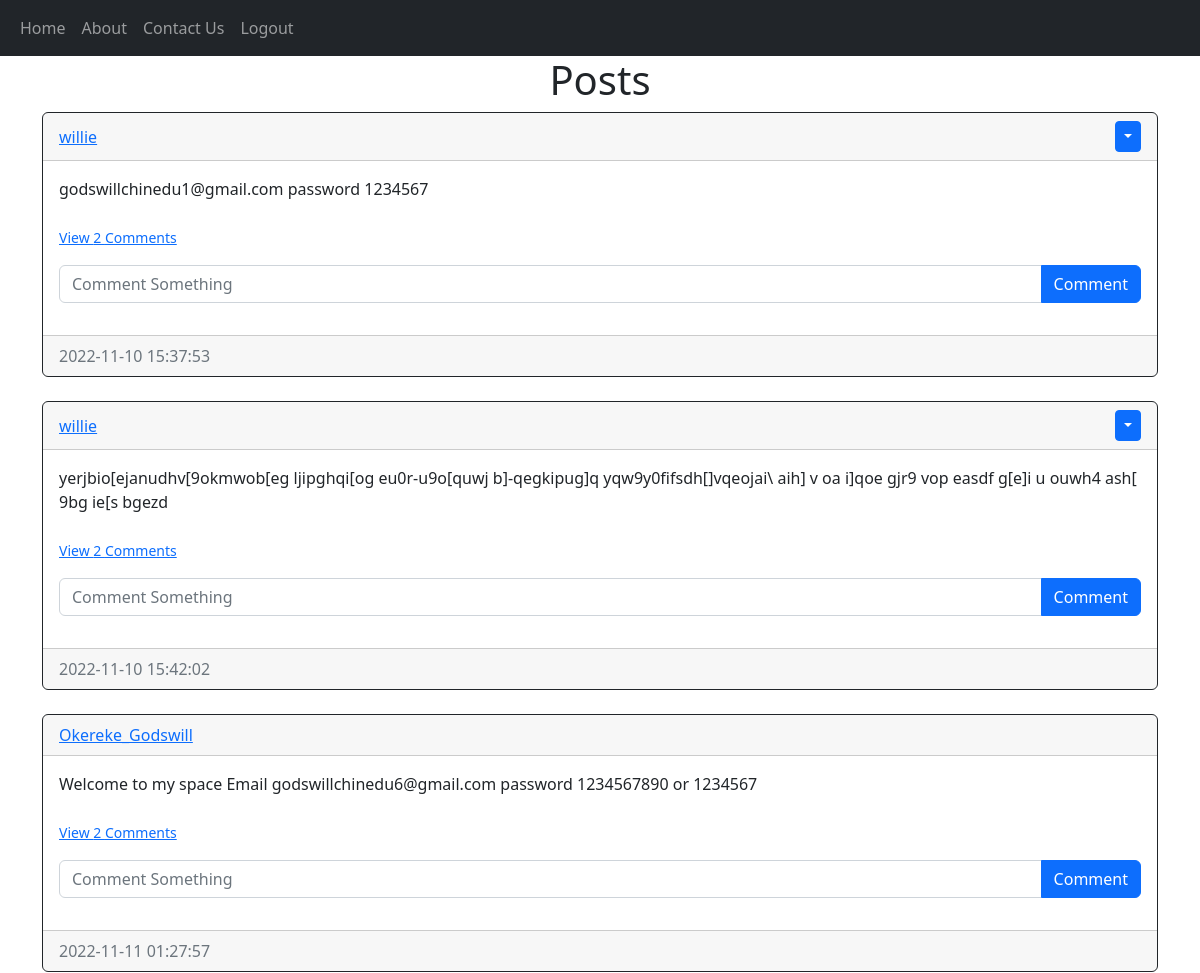
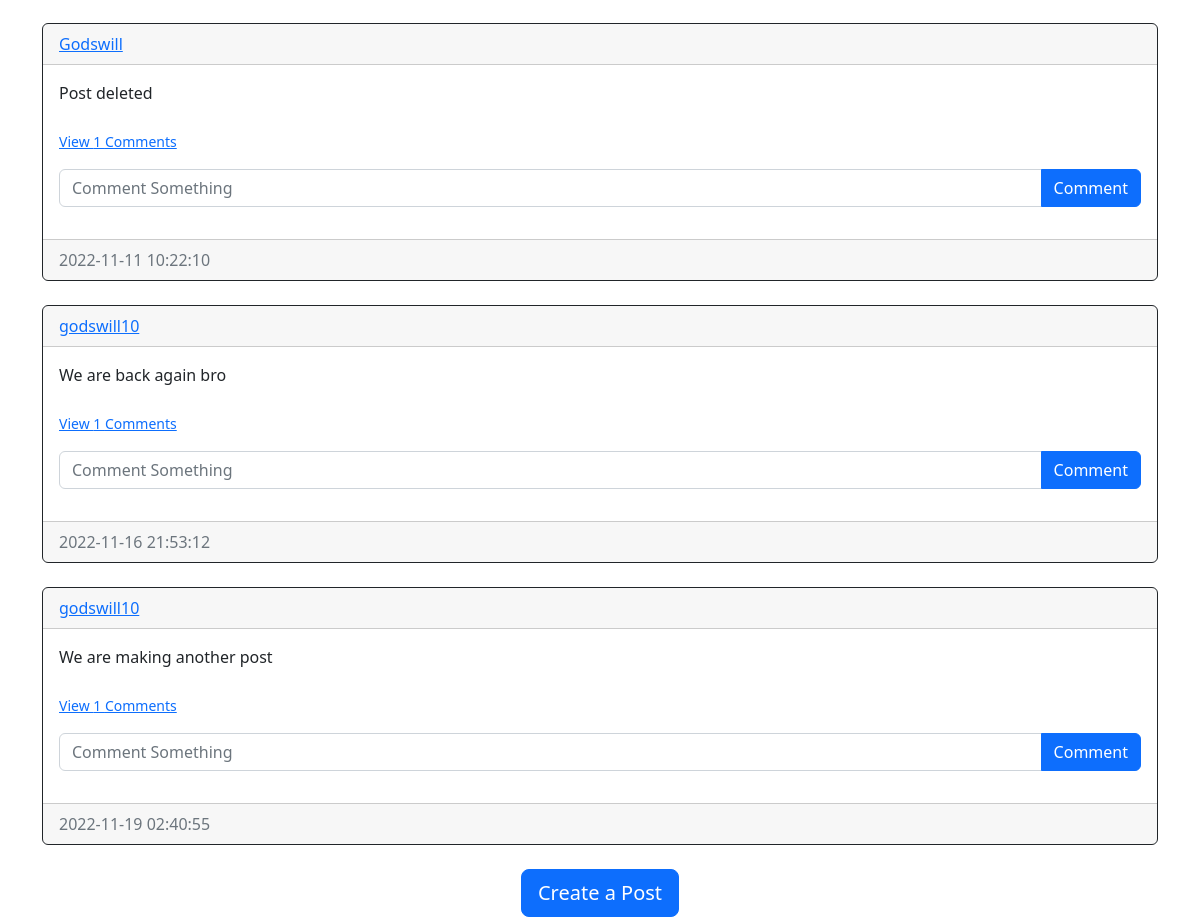
/home (signed in), run on the app's committed database (2 pictures, top to bottom).
### website/models.py (models this page shows)
class Post(db.Model):
    id = db.Column(db.Integer, primary_key=True)
    text = db.Column(db.Text, nullable=False)
    date_created = db.Column(db.DateTime(timezone=True), default=func.now())
    author = db.Column(db.Integer, db.ForeignKey('user.id', ondelete="CASCADE"), nullable=False)
    comments = db.relationship('Comment', backref='post', passive_deletes=True)

class User(db.Model, UserMixin):
    id = db.Column(db.Integer, primary_key=True)
    email = db.Column(db.String(150), unique=True)
    username = db.Column(db.String(150), unique=True)
    password = db.Column(db.String(150))
    date_created = db.Column(db.DateTime(timezone=True), default=func.now())
    posts = db.relationship('Post', backref='user', passive_deletes=True)
    comments = db.relationship('Comment', backref='user', passive_deletes=True)

### website/views.py (the view)
@views.route("/")
@views.route("/home")
def home():
    posts = Post.query.all()
    return render_template("home.html", user=current_user, posts=posts)

### website/__init__.py (called while the page is built)
def create_app():
    app = Flask(__name__)
    app.config['SECRET_KEY'] = "helloworld"
    app.config['SQLALCHEMY_DATABASE_URI'] = f'sqlite:///{DB_NAME}'
    db.init_app(app)
    app.app_context().push()
    from .views import views
    from .auth import auth
    app.register_blueprint(views, url_prefix="/")
    app.register_blueprint(auth, url_prefix="/")
    from . import models
    from .models import User, Post, Comment
    with app.app_context():
        db.create_all()
    create_database(app)
    login_manager = LoginManager()
    login_manager.login_view = "auth.login"
    login_manager.init_app(app)
    @login_manager.user_loader
    def load_user(id):
        return User.query.get(int(id))
    return app
    return app

### website/templates/home.html (shortened to what this page needs)
{% extends "posts_div.html" %}

### website/templates/posts_div.html (shortened to what this page needs)
{% extends "base.html" %}
{% block content%}
<h1 align="center">{% block header %}Posts{% endblock %}</h1>
<div id="posts">
    {% for post in posts %}
        <div class="card border-dark">
            <div class="card-header d-flex justify-content-between align-items-center">
                <a href="/posts/{{post.user.username}}">{{post.user.username}}</a>
                {% if user.id == post.author %}
                <div class="btn-group">
                    <button type="button" class="btn btn-sm btn-primary dropdown-toggle" data-bs-toggle="dropdown"></button>
                </div>
                {% endif %}
            </div>
            <div class="card-body">
                <div class="card-text">{{post.text}}</div>
                <br>
                <div>
                    <p class="card-test">
                        {% if post.comments|length > 0 %}
                        <a href="#comments-{{post.id}}" data-bs-toggle="collapse" role="button">
                            <small>
                                View {{post.comments|length}} Comments
                            </small>
                        </a>
                        {% else %}
                        <small class="text-muted">No Comments</small>
                        {% endif %}
                    </p>
                </div>
                <form class="input-group mb-3" method="POST" action="/create-comment/{{post.id}}">
                    <input type="text" id="text" name="text" class="form-control" placeholder="Comment Something">
                    <button type="submit" class="btn btn-primary">Comment</button>
                </form>
            </div>
            <div class="card-footer text-muted">
                {{post.date_created}}
            </div>
        </div>
        <br>
    {% endfor %}
</div>
{% block footer %}
<div align="center">
    <a href="/create-post">
        <button type="button" class="btn btn-primary btn-lg">Create a Post</button>
    </a>
</div>
{% endblock %}
{% endblock %}

### data on the page
Post: user.username "willie", text "godswillchinedu1@gmail.com password 1234567", comments|length "2", date_created "2022-11-10 15:37:53"
Post: user.username "willie", text "yerjbio[ejanudhv[9okmwob[eg ljipghqi[og eu0r-u9o[quwj b]-qegkipug]q yqw9y0fifsdh[]vqeojai\\ aih] v oa i]qoe gjr9 vop easdf g[e]i u ouwh4 ash[ 9bg ie[s bgezd", comments|length "2", date_created "2022-11-10 15:42:02"
Post: user.username "Okereke_Godswill", text "Welcome to my space Email godswillchinedu6@gmail.com password 1234567890 or 1234567", comments|length "2", date_created "2022-11-11 01:27:57"
Post: user.username "Godswill", text "Post deleted", comments|length "1", date_created "2022-11-11 10:22:10"
Post: user.username "godswill10", text "We are back again bro", comments|length "1", date_created "2022-11-16 21:53:12"
Post: user.username "godswill10", text "We are making another post", comments|length "1", date_created "2022-11-19 02:40:55"
